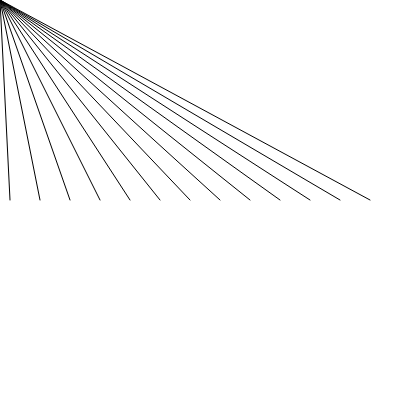
Frame 1 (no input)
Frame 60 (no input): identical to frame 1, image omitted
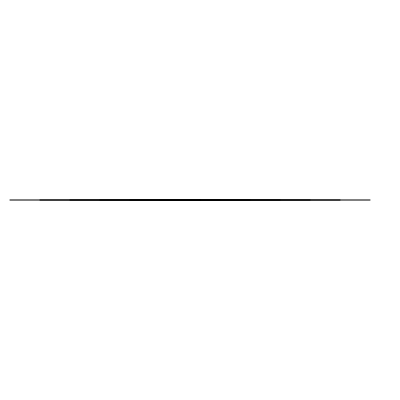
Frame 120 (the mouse pressed at the canvas centre since frame 60)

The p5.js sketch that drew these frames (run headless with seeded random() and noise() and a simulated clock; from frame 60 on, the mouse is pressed at the canvas centre):

// p5.js sketch
// ── sketch.js
function setup() {
  createCanvas(400, 400);
  
}

function draw() {
  background(255);

  for (var x = 10; x < width-10; x = x + 30) {
    line(x, height/2, mouseX, mouseY);
  
  }
}
// ── lines-on-the-move.js
function setup() {
  createCanvas(400, 400);
  colorMode(HSB);
}

var startingX = 100;

function draw() {
  background(255);

  for (var x = startingX; x < width; x = x + 10) {
    line(x, height/2, x+100, height/2-75);
  }
  startingX = startingX + 1;
}
